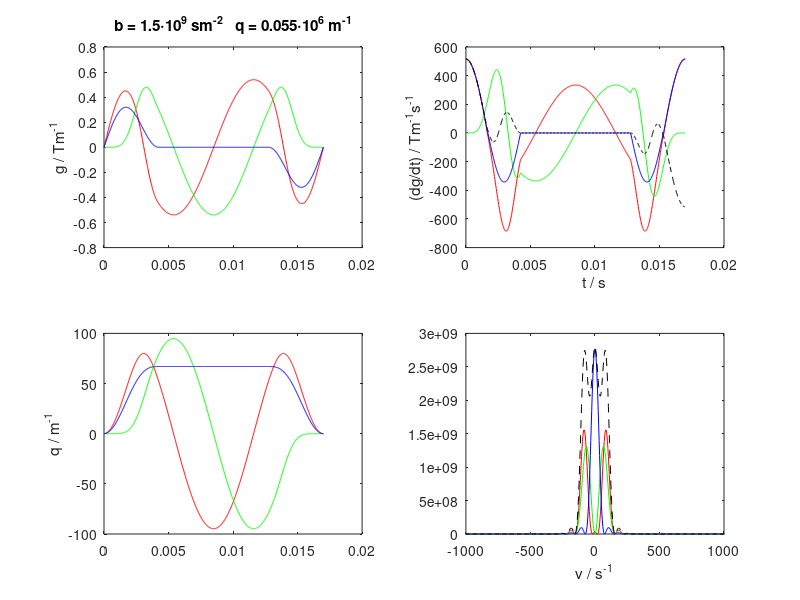

Recreate this plot in MATLAB.
% Gradient waveforms for axisymmetric b-tensors.
%
% Calculated according to the recipe in fig 1 of
% Topgaard, Phys. Chem. Chem. Phys. 18, 8545 (2016).
% http://dx.doi.org/10.1039/c5cp07251d
%
% Output in the format for Matthew Budde's code for Bruker pv6.0.1 

% Define path for output folders
run_path = fileparts(mfilename('fullpath'));
out_path = fullfile(run_path,'waveforms');


% Parameters for calculating b-values
gmax = 100/100*0.66; % Max gradient [3 T/m]
tau = 17e-3; % Waveform duration [10 ms]

% Define timing parameters relative to a total echo time = 1
np = 1000; % Number of time intervals in waveform [1000]
epsilon_up = .1; % Quarter-sine ramp up [0.1]
plateau = 0; % Plateau [0]
epsilon_down = .15; % Half-sine ramp down [0.1]

% q-trajectory parameters
% zeta: half aperture of q cone, see Topgaard. Microporous Mesoporous Mater. 178, 60 (2013).
% http://dx.doi.org/10.1016/j.micromeso.2013.03.009
zeta = acos(1/sqrt(3)); out_fn = fullfile(out_path,'axde_sphere.gp'); %sphere
% zeta = pi/2; out_fn = fullfile(out_path,'axde_plane.gp'); %plane
% zeta = 0; out_fn = fullfile(out_path,'axde_stick.gp'); %stick
% zeta = acos(sqrt(2/3)); out_fn = fullfile(out_path,'axde_cigar.gp'); %cigar

% (theta,phi): Orientation of cone axis in lab frame
theta = 0; phi = 0;

%------------------------

taured = 1;
dt = taured/np;
t = taured*linspace(0,1,np);

% Quarter-sine ramp up
np_epsilon_up = round(epsilon_up/dt);
t_epsilon_up = pi/2*linspace(0,1,np_epsilon_up)';
g_up = sin(t_epsilon_up);
%figure(1), clf, plot(t_epsilon_up,g_up,'-'), return

% Half-sine ramp down
np_epsilon_down = round(epsilon_down/dt);
t_epsilon_down = pi/2*linspace(-1,1,np_epsilon_down)';
g_down = 1 - .5*(1+sin(t_epsilon_down));
%figure(1), clf, plot(t_epsilon_down,g_down,'-'), return

% Plateau
np_plateau = round(plateau/dt);
np_inter = round(taured/dt)-2*(np_epsilon_up+np_plateau+np_epsilon_down);

ga = [g_up; ones(np_plateau,1); g_down; zeros(np_inter,1); g_down-1; -1*ones(np_plateau,1); -flipud(g_up)];
%figure(1), clf, plot(t,ga,'-'), return

deltapsi = 2*pi;
psi0 = 0;
b_delta = (3*cos(zeta).^2-1)/2; % normalized anisotropy of the b tensor

q = cumsum(ga); % Topgaard Eq 35 (Note: all dt cancel and can be omitted.)
q = mean([q flipud(q)],2); % Removes asymmetry introduced by cumsum
b = sum(q.^2); % Topgaard Eq 32
psi = psi0 + deltapsi/b*cumsum(q.^2); % Topgaard Eq 31
psi = mean([psi deltapsi-flipud(psi)],2); % Removes asymmetry introduced by cumsum
gr = (ga + 1i*deltapsi/b*q.^3).*exp(1i.*psi); % Topgaard Eq 37

% Assure that first and last values equal zero
ga([1 end]) = 0;
gr([1 end]) = 0;

re_gr = real(gr);
im_gr = imag(gr);

% Assure refocusing on each channel
ga(2:(end-1)) = ga(2:(end-1)) - sum(ga)/(np-2);
re_gr(2:(end-1)) = re_gr(2:(end-1)) - sum(re_gr)/(np-2);
im_gr(2:(end-1)) = im_gr(2:(end-1)) - sum(im_gr)/(np-2);

% Normalize waveform to the range -1 to +1
gnorm = max(abs([ga(:); re_gr(:)+1i*im_gr(:)]));
ga = ga/gnorm;
re_gr = re_gr/gnorm;
im_gr = im_gr/gnorm;
gr = re_gr+1i*im_gr;

gx = re_gr*sin(zeta); % Topgaard Eq 37
gy = im_gr*sin(zeta);
gz = ga*cos(zeta);

gx_old = gx;
gz_old = gz;
gx = gx_old*cos(theta) + gz_old*sin(theta);
gz = gz_old*cos(theta) - gx_old*sin(theta);
gx_old = gx;
gy_old = gy;
gx = gx_old*cos(phi) - gy_old*sin(phi);
gy = gy_old*cos(phi) + gx_old*sin(phi);

qx = cumsum(gx);
qy = cumsum(gy);
qz = cumsum(gz);
bxx = sum(qx.^2);
byy = sum(qy.^2);
bzz = sum(qz.^2);
bxy = sum(qx.*qy);
bxz = sum(qx.*qz);
byz = sum(qy.*qz);

b_tensor_norm = [[bxx bxy bxz]; [bxy byy byz]; [bxz byz bzz]]/(bxx+byy+bzz)
% If isotropic, normalized b tensor is diagonal with all eigenvalues 1/3

gamma = 26.75e7;
dt = tau/np;
t = tau*linspace(0,1,np)';
q = gamma*gmax*cumsum(ga*dt);
b = sum(q.^2*dt);
qmax = max(q);
td = b/qmax^2;
bfactor = b/gmax.^2;

dgadt = gradient(gmax*ga/dt);
dgrdt = gradient(gmax*abs(gr)/dt);
dre_grdt = gradient(gmax*re_gr/dt);
dim_grdt = gradient(gmax*im_gr/dt);

figure(1), clf
subplot(2,2,1)
%plot(t,gmax*re_gr,'r-',t,gmax*im_gr,'g-',t,gmax*ga,'b-',t,gmax*abs(gr),'k--')
plot(t,gmax*gx,'r-',t,gmax*gy,'g-',t,gmax*gz,'b-')
ylabel('g / Tm^-^1')
title(['b = ' num2str(b/1e9,2) '\cdot10^9 sm^-^2   q = ' num2str(qmax/2/pi/1e6,2) '\cdot10^6 m^-^1'])

subplot(2,2,2)
plot(t,dre_grdt,'r-',t,dim_grdt,'g-',t,dgadt,'b-',t,dgrdt,'k--')
xlabel('t / s'), ylabel('(dg/dt) / Tm^-^1s^-^1')

subplot(2,2,3)
plot(t,qx,'r-',t,qy,'g-',t,qz,'b-')
ylabel('q / m^-^1')
%title(['b = ' num2str(b/1e9,2) '\cdot10^9 sm^-^2   q = ' num2str(qmax/2/pi/1e6,2) '\cdot10^6 m^-^1'])

si = 16*1024;
Fx = fftshift(fft(qx,si));
Fy = fftshift(fft(qy,si));
Fz = fftshift(fft(qz,si));
Fx2 = abs(Fx).^2;
Fy2 = abs(Fy).^2;
Fz2 = abs(Fz).^2;
Fr2 = Fx2 + Fy2 + Fz2;

swh = 1/dt;
nu = swh*linspace(0,1,si); %frequency vector
nu = nu - nu(si/2+1); %set the proper zero frequency
subplot(2,2,4)
plot(nu,Fx2,'r-',nu,Fy2,'g-',nu,Fz2,'b-',nu,Fr2,'k--')
xlabel('\nu / s^-^1')
set(gca,'XLim',1000*[-1 1])

% Save waveforms in Bruker format
[out_path,out_name,out_ext] = fileparts(out_fn);
if ~isdir(out_path)
    mkdir(out_path)
end

title_str = ['Waveform for axisymmetric diffusion encoding. b_delta = ' num2str(b_delta,3)];

fid = fopen(out_fn,'w');

text.header = {
{['##TITLE= ' title_str]};
{'##JCAMP-DX= 5.00 Bruker JCAMP library'}
{'##DATA TYPE= Shape Data'}
{'##ORIGIN= Bruker Analytik GmbH'}
{'##OWNER= <nmrsu>'}
{['##DATE= ' datestr(now,'yyyy-mm-dd')]}
{['##TIME= ' datestr(now,'HH:MM:SS')]}
{'##MINX= 0'}
{'##MAXX= 1'}
{'##MINY= 0'}
{'##MAXY= 1'}
{'##$SHAPE_EXMODE= Gradient'}
{'##$SHAPE_TOTROT= 0'}
{'##$SHAPE_BWFAC= 0'}
{'##$SHAPE_INTEGFAC= 0'}
{'##$SHAPE_MODE= 0'}};

[nlines, ~] = size(text.header);

for nline = 1:nlines
    fprintf(fid,'%s\n',text.header{nline}{1});
end

fprintf(fid,'%s\n',['##BFACTOR=' num2str(bfactor)]);
fprintf(fid,'%s\n',['##DURATION=' num2str(tau)]);
fprintf(fid,'%s\n',['##DIRECTIONVEC= 0 0 1']);
fprintf(fid,'%s\n',['##NPOINTS=' num2str(numel(gx))]);
fprintf(fid,'%s\n',['##XYDATA= (T X Y Z)']);

formatspec = '%8.6f %8.6f %8.6f\r\n';

out_mat = [gx gy gz];
fprintf(fid, formatspec, out_mat');

fprintf(fid,'%s\n',['##END']);
fclose(fid);

max(sqrt(gx(:).^2+gy(:).^2+gz(:).^2))
